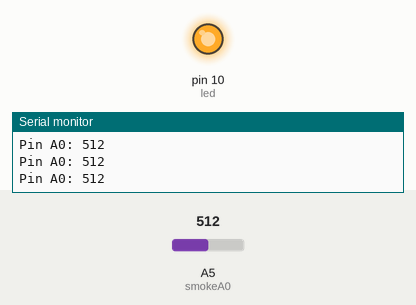
Bench run of a sketch on a simulated Arduino Uno, built with avr-gcc and run on an emulated ATmega328P. Parts: output pins drawn as LEDs (lit = HIGH), the last lines printed to the serial monitor. The inputs (shaded band) are chosen by the test bench; at power-on: A5 (smokeA0) = 512.

Above: at 1.2 s.
1.3 s: A5 (smokeA0) set to 410
2.8 s: A5 (smokeA0) set to 389
At 3.5 s:
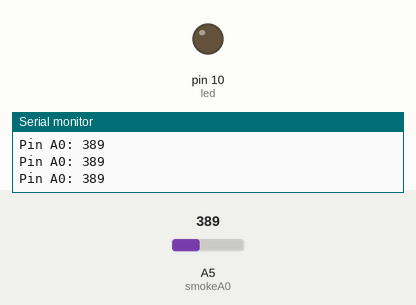
4.3 s: A5 (smokeA0) set to 511
At 4.8 s:
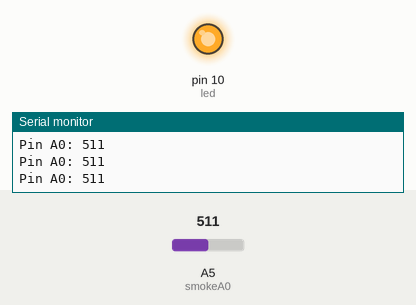
5.8 s: A5 (smokeA0) set to 390
At 6.2 s:
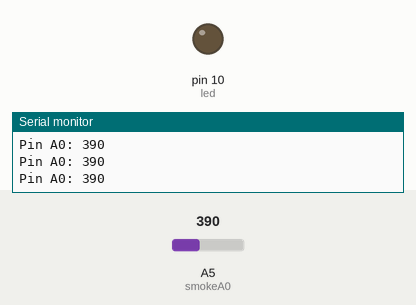
Timing chart, 0 to 8.3 s (numbered marks = the images above; inputs shaded):
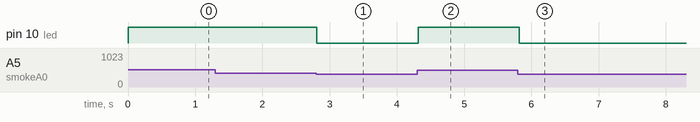

The sketch:

smoke_sensor.ino
```cpp
int led = 10;
int smokeA0 = A5;

// Your threshold value. You might need to change it.
int sensorThres = 400;

void setup() {
  pinMode(led, OUTPUT);
  pinMode(smokeA0, INPUT);
  Serial.begin(9600);
}

void loop() {
  int analogSensor = analogRead(smokeA0);

  Serial.print("Pin A0: ");
  Serial.println(analogSensor);
  // Checks if it has reached the threshold value
  if (analogSensor > sensorThres)
  { digitalWrite(led,HIGH);

}

else {

digitalWrite(led,LOW);

}
  delay(100);
}
```

Measured:
- the behaviour switches between 401 and 400 on A5 (smokeA0) (found by bisection; images 0 and 1)
- after the input at 2.8 s, pin 10 (led): HIGH → LOW at once
- after the input at 4.3 s, pin 10 (led): LOW → HIGH at once
- after the input at 5.8 s, pin 10 (led): HIGH → LOW at once
